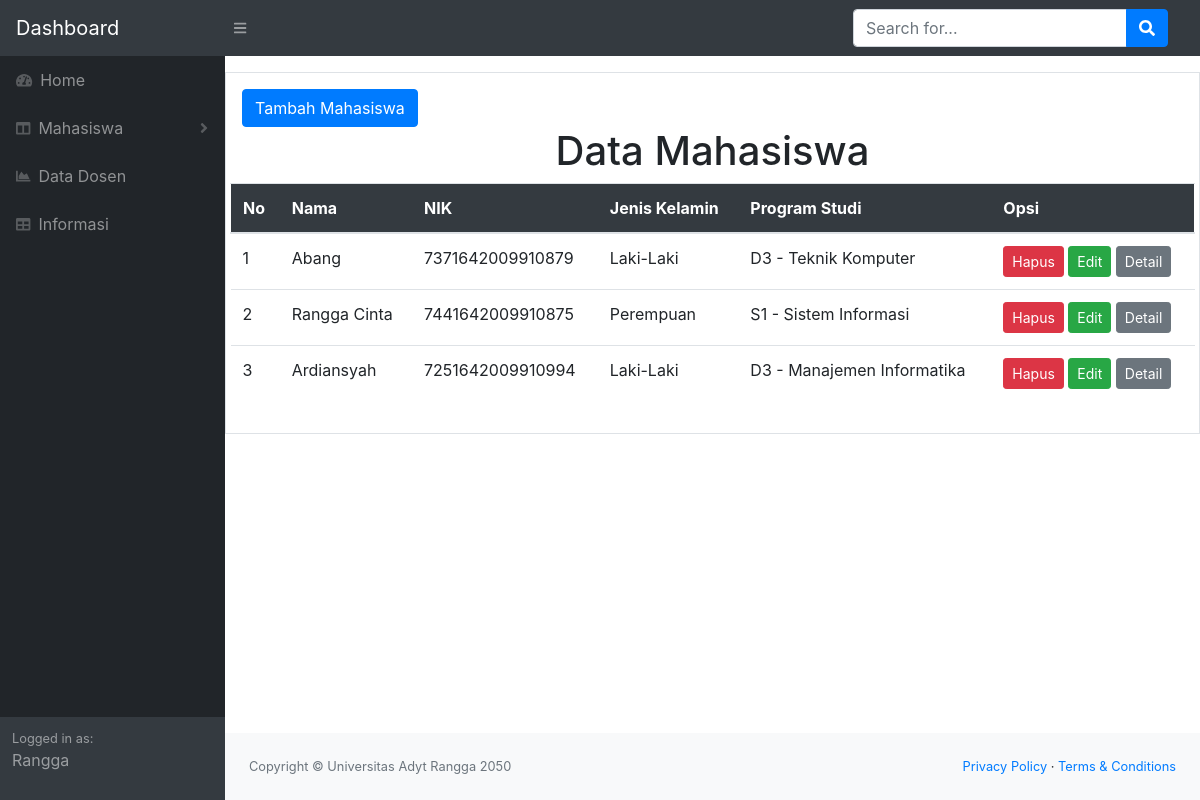
The page /index.php?page=data_mhs on the database its author committed.
### tables this page shows
CREATE TABLE `pendaftaran` (
  `id_pendaftaran` int(11) NOT NULL,
  `nama` varchar(100) NOT NULL,
  `nik` char(16) NOT NULL,
  `tempat_lahir` varchar(20) NOT NULL,
  `tanggal_lahir` date NOT NULL,
  `jns_kelamin` int(9) NOT NULL,
  `kewarganegaraan` char(3) NOT NULL,
  `agama` varchar(10) NOT NULL,
  `nama_ibu` varchar(50) NOT NULL,
  `email` varchar(50) NOT NULL,
  `no_telp` char(14) NOT NULL,
  `alamat` varchar(50) NOT NULL,
  `kode_pos` char(5) NOT NULL,
  `provinsi` char(11) NOT NULL,
  `kabupaten` char(11) NOT NULL,
  `kecamatan` char(11) NOT NULL,
  `pendidikan` varchar(20) NOT NULL,
  `sekolah` varchar(50) NOT NULL,
  `nilai_raport` float NOT NULL,
  `prog1` varchar(50) NOT NULL,
  `prog2` varchar(50) NOT NULL
);

### function.php (called while the page is built, shortened)
<?php
include_once ("koneksi.php");
function query_view($query_view) {
    global $kon;
    $result = mysqli_query($kon, $query_view);
    $rows = [];
    while($row = mysqli_fetch_assoc($result)) {
        $rows[] = $row;
    }
    return $rows;
}
?>

### data_mahasiswa.php (the view)
<?php
require "koneksi.php";
if(function_exists("query_view") === FALSE){
    include_once "function.php";
}
$mhsadm_view = query_view("SELECT * FROM pendaftaran");
?>
    <div class="container p-3 my-3 border">
        <a href="index.php?page=tambah_mhs" class="btn btn-primary">Tambah Mahasiswa</a>
    <h1 class="text-center">Data Mahasiswa</h1>
        <form id="form" method="post">
            <div class="row">
                <table class="table">
                    <thead class="alert bg-dark text-white">
                        <tr>
                        <th scope="col">No</th>
                        <th scope="col">Nama</th>
                        <th scope="col">NIK</th>
                        <th scope="col">Jenis Kelamin</th>
                        <th scope="col">Program Studi</th>
                        <th scope="col">Opsi</th>
                        </tr>
                    </thead>
                    <tbody>
                        <?php
                            $i = 1;
                            foreach($mhsadm_view as $row){
                        ?>
                        <tr>
                            <td><?php echo $i++; ?></td>
                            <td><?php echo $row["nama"]; ?></td>
                            <td><?php echo $row["nik"]; ?></td>
                            <td><?php if($row["jns_kelamin"] == 1) {
                                echo "Laki-Laki";}else { echo "Perempuan";}; ?>
                            </td>
                            <td><?php echo $row["prog1"]; ?></td>
                            <td>
                                <a href="hapus.php?id=<?php echo $row["id_pendaftaran"];?>" onclick="return confirm('Yakin MENGHAPUS data ?');" type="button" class="btn btn-danger btn-sm"><span class="glyphicon glyphicon-trash"></span> Hapus</a>
                                <a href="index.php?page=edit_mhs&id=<?php echo $row["id_pendaftaran"];?>" type="button" class="btn btn-success btn-sm"><span class="glyphicon glyphicon-cog"></span> Edit</a>
                                <a href="index.php?page=detail_mhs&id=<?php echo $row["id_pendaftaran"];?>" type="button" class="btn btn-secondary btn-sm"><span class="glyphicon glyphicon-cog"></span> Detail</a>
                            </td>
                        </tr>
                        <?php
                            }
                        ?>
                    </tbody>
                </table>
            </div>
        </form>
    </div>

### rows shown on the page
pendaftaran: nama "Abang", nik "7371642009910879", jns_kelamin "Laki-Laki", prog1 "D3 - Teknik Komputer"
pendaftaran: nama "Rangga Cinta", nik "7441642009910875", jns_kelamin "Perempuan", prog1 "S1 - Sistem Informasi"
pendaftaran: nama "Ardiansyah", nik "7251642009910994", jns_kelamin "Laki-Laki", prog1 "D3 - Manajemen Informatika"
